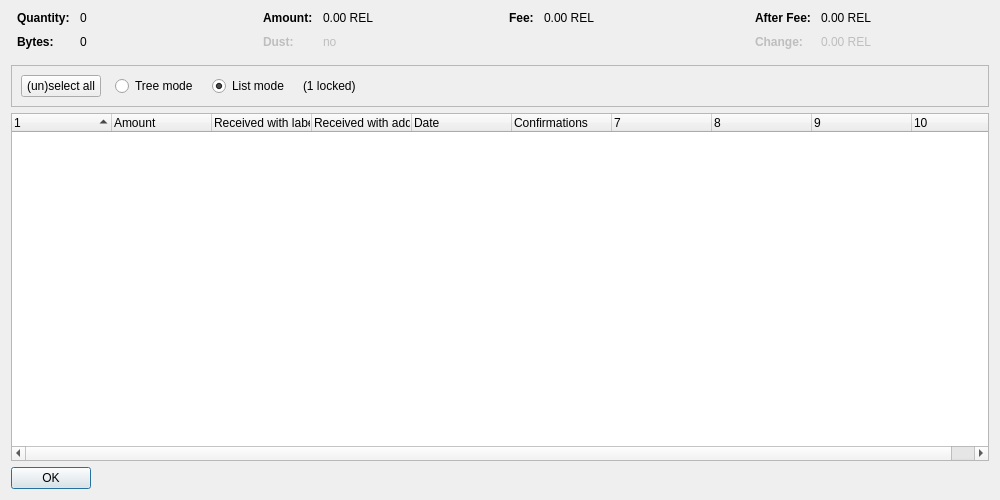
<?xml version="1.0" encoding="UTF-8"?>
<ui version="4.0">
 <class>CoinControlDialog</class>
 <widget class="QDialog" name="CoinControlDialog">
  <property name="geometry">
   <rect>
    <x>0</x>
    <y>0</y>
    <width>1000</width>
    <height>500</height>
   </rect>
  </property>
  <property name="windowTitle">
   <string>Coin Selection</string>
  </property>
  <layout class="QVBoxLayout" name="verticalLayout">
   <item>
    <layout class="QHBoxLayout" name="horizontalLayoutTop" stretch="0,0,0,0">
     <property name="topMargin">
      <number>0</number>
     </property>
     <property name="bottomMargin">
      <number>10</number>
     </property>
     <item>
      <layout class="QFormLayout" name="formLayoutCoinControl1">
       <property name="horizontalSpacing">
        <number>10</number>
       </property>
       <property name="verticalSpacing">
        <number>10</number>
       </property>
       <property name="leftMargin">
        <number>6</number>
       </property>
       <property name="rightMargin">
        <number>6</number>
       </property>
       <item row="0" column="0">
        <widget class="QLabel" name="labelCoinControlQuantityText">
         <property name="font">
          <font>
           <weight>75</weight>
           <bold>true</bold>
          </font>
         </property>
         <property name="text">
          <string>Quantity:</string>
         </property>
        </widget>
       </item>
       <item row="0" column="1">
        <widget class="QLabel" name="labelCoinControlQuantity">
         <property name="cursor">
          <cursorShape>IBeamCursor</cursorShape>
         </property>
         <property name="contextMenuPolicy">
          <enum>Qt::ActionsContextMenu</enum>
         </property>
         <property name="text">
          <string notr="true">0</string>
         </property>
         <property name="textInteractionFlags">
          <set>Qt::LinksAccessibleByMouse|Qt::TextSelectableByKeyboard|Qt::TextSelectableByMouse</set>
         </property>
        </widget>
       </item>
       <item row="1" column="0">
        <widget class="QLabel" name="labelCoinControlBytesText">
         <property name="font">
          <font>
           <weight>75</weight>
           <bold>true</bold>
          </font>
         </property>
         <property name="text">
          <string>Bytes:</string>
         </property>
        </widget>
       </item>
       <item row="1" column="1">
        <widget class="QLabel" name="labelCoinControlBytes">
         <property name="cursor">
          <cursorShape>IBeamCursor</cursorShape>
         </property>
         <property name="contextMenuPolicy">
          <enum>Qt::ActionsContextMenu</enum>
         </property>
         <property name="text">
          <string notr="true">0</string>
         </property>
         <property name="textInteractionFlags">
          <set>Qt::LinksAccessibleByMouse|Qt::TextSelectableByKeyboard|Qt::TextSelectableByMouse</set>
         </property>
        </widget>
       </item>
      </layout>
     </item>
     <item>
      <layout class="QFormLayout" name="formLayoutCoinControl2">
       <property name="horizontalSpacing">
        <number>10</number>
       </property>
       <property name="verticalSpacing">
        <number>10</number>
       </property>
       <property name="leftMargin">
        <number>6</number>
       </property>
       <property name="rightMargin">
        <number>6</number>
       </property>
       <item row="0" column="0">
        <widget class="QLabel" name="labelCoinControlAmountText">
         <property name="font">
          <font>
           <weight>75</weight>
           <bold>true</bold>
          </font>
         </property>
         <property name="text">
          <string>Amount:</string>
         </property>
        </widget>
       </item>
       <item row="0" column="1">
        <widget class="QLabel" name="labelCoinControlAmount">
         <property name="cursor">
          <cursorShape>IBeamCursor</cursorShape>
         </property>
         <property name="contextMenuPolicy">
          <enum>Qt::ActionsContextMenu</enum>
         </property>
         <property name="text">
          <string notr="true">0.00 REL</string>
         </property>
         <property name="textInteractionFlags">
          <set>Qt::LinksAccessibleByMouse|Qt::TextSelectableByKeyboard|Qt::TextSelectableByMouse</set>
         </property>
        </widget>
       </item>
       <item row="1" column="0">
        <widget class="QLabel" name="labelCoinControlLowOutputText">
         <property name="enabled">
          <bool>false</bool>
         </property>
         <property name="font">
          <font>
           <weight>75</weight>
           <bold>true</bold>
          </font>
         </property>
         <property name="text">
          <string>Dust:</string>
         </property>
        </widget>
       </item>
       <item row="1" column="1">
        <widget class="QLabel" name="labelCoinControlLowOutput">
         <property name="enabled">
          <bool>false</bool>
         </property>
         <property name="cursor">
          <cursorShape>IBeamCursor</cursorShape>
         </property>
         <property name="contextMenuPolicy">
          <enum>Qt::ActionsContextMenu</enum>
         </property>
         <property name="text">
          <string notr="true">no</string>
         </property>
         <property name="textInteractionFlags">
          <set>Qt::LinksAccessibleByMouse|Qt::TextSelectableByKeyboard|Qt::TextSelectableByMouse</set>
         </property>
        </widget>
       </item>
      </layout>
     </item>
     <item>
      <layout class="QFormLayout" name="formLayoutCoinControl3">
       <property name="horizontalSpacing">
        <number>10</number>
       </property>
       <property name="verticalSpacing">
        <number>10</number>
       </property>
       <property name="leftMargin">
        <number>6</number>
       </property>
       <property name="rightMargin">
        <number>6</number>
       </property>
       <item row="0" column="0">
        <widget class="QLabel" name="labelCoinControlFeeText">
         <property name="font">
          <font>
           <weight>75</weight>
           <bold>true</bold>
          </font>
         </property>
         <property name="text">
          <string>Fee:</string>
         </property>
        </widget>
       </item>
       <item row="0" column="1">
        <widget class="QLabel" name="labelCoinControlFee">
         <property name="cursor">
          <cursorShape>IBeamCursor</cursorShape>
         </property>
         <property name="contextMenuPolicy">
          <enum>Qt::ActionsContextMenu</enum>
         </property>
         <property name="text">
          <string notr="true">0.00 REL</string>
         </property>
         <property name="textInteractionFlags">
          <set>Qt::LinksAccessibleByMouse|Qt::TextSelectableByKeyboard|Qt::TextSelectableByMouse</set>
         </property>
        </widget>
       </item>
      </layout>
     </item>
     <item>
      <layout class="QFormLayout" name="formLayoutCoinControl4">
       <property name="horizontalSpacing">
        <number>10</number>
       </property>
       <property name="verticalSpacing">
        <number>10</number>
       </property>
       <property name="leftMargin">
        <number>6</number>
       </property>
       <property name="rightMargin">
        <number>6</number>
       </property>
       <item row="0" column="0">
        <widget class="QLabel" name="labelCoinControlAfterFeeText">
         <property name="font">
          <font>
           <weight>75</weight>
           <bold>true</bold>
          </font>
         </property>
         <property name="text">
          <string>After Fee:</string>
         </property>
        </widget>
       </item>
       <item row="0" column="1">
        <widget class="QLabel" name="labelCoinControlAfterFee">
         <property name="cursor">
          <cursorShape>IBeamCursor</cursorShape>
         </property>
         <property name="contextMenuPolicy">
          <enum>Qt::ActionsContextMenu</enum>
         </property>
         <property name="text">
          <string notr="true">0.00 REL</string>
         </property>
         <property name="textInteractionFlags">
          <set>Qt::LinksAccessibleByMouse|Qt::TextSelectableByKeyboard|Qt::TextSelectableByMouse</set>
         </property>
        </widget>
       </item>
       <item row="1" column="0">
        <widget class="QLabel" name="labelCoinControlChangeText">
         <property name="enabled">
          <bool>false</bool>
         </property>
         <property name="font">
          <font>
           <weight>75</weight>
           <bold>true</bold>
          </font>
         </property>
         <property name="text">
          <string>Change:</string>
         </property>
        </widget>
       </item>
       <item row="1" column="1">
        <widget class="QLabel" name="labelCoinControlChange">
         <property name="enabled">
          <bool>false</bool>
         </property>
         <property name="cursor">
          <cursorShape>IBeamCursor</cursorShape>
         </property>
         <property name="contextMenuPolicy">
          <enum>Qt::ActionsContextMenu</enum>
         </property>
         <property name="text">
          <string notr="true">0.00 REL</string>
         </property>
         <property name="textInteractionFlags">
          <set>Qt::LinksAccessibleByMouse|Qt::TextSelectableByKeyboard|Qt::TextSelectableByMouse</set>
         </property>
        </widget>
       </item>
      </layout>
     </item>
    </layout>
   </item>
   <item>
    <widget class="QFrame" name="frame">
     <property name="minimumSize">
      <size>
       <width>0</width>
       <height>40</height>
      </size>
     </property>
     <property name="frameShape">
      <enum>QFrame::StyledPanel</enum>
     </property>
     <property name="frameShadow">
      <enum>QFrame::Sunken</enum>
     </property>
     <layout class="QHBoxLayout" name="horizontalLayout">
      <item>
       <layout class="QHBoxLayout" name="horizontalLayoutPanel" stretch="0,0,0,0,0">
        <property name="spacing">
         <number>14</number>
        </property>
        <item>
         <widget class="QPushButton" name="pushButtonSelectAll">
          <property name="sizePolicy">
           <sizepolicy hsizetype="Maximum" vsizetype="Fixed">
            <horstretch>0</horstretch>
            <verstretch>0</verstretch>
           </sizepolicy>
          </property>
          <property name="text">
           <string>(un)select all</string>
          </property>
          <property name="autoDefault">
           <bool>false</bool>
          </property>
         </widget>
        </item>
        <item>
         <widget class="QRadioButton" name="radioTreeMode">
          <property name="sizePolicy">
           <sizepolicy hsizetype="Maximum" vsizetype="Fixed">
            <horstretch>0</horstretch>
            <verstretch>0</verstretch>
           </sizepolicy>
          </property>
          <property name="text">
           <string>Tree mode</string>
          </property>
         </widget>
        </item>
        <item>
         <widget class="QRadioButton" name="radioListMode">
          <property name="sizePolicy">
           <sizepolicy hsizetype="Maximum" vsizetype="Fixed">
            <horstretch>0</horstretch>
            <verstretch>0</verstretch>
           </sizepolicy>
          </property>
          <property name="text">
           <string>List mode</string>
          </property>
          <property name="checked">
           <bool>true</bool>
          </property>
         </widget>
        </item>
        <item>
         <widget class="QLabel" name="labelLocked">
          <property name="text">
           <string notr="true">(1 locked)</string>
          </property>
         </widget>
        </item>
        <item>
         <spacer name="horizontalSpacer">
          <property name="orientation">
           <enum>Qt::Horizontal</enum>
          </property>
          <property name="sizeHint" stdset="0">
           <size>
            <width>40</width>
            <height>20</height>
           </size>
          </property>
         </spacer>
        </item>
       </layout>
      </item>
     </layout>
    </widget>
   </item>
   <item>
    <widget class="CoinControlTreeWidget" name="treeWidget">
     <property name="contextMenuPolicy">
      <enum>Qt::CustomContextMenu</enum>
     </property>
     <property name="sortingEnabled">
      <bool>false</bool>
     </property>
     <property name="columnCount">
      <number>10</number>
     </property>
     <attribute name="headerShowSortIndicator" stdset="0">
      <bool>true</bool>
     </attribute>
     <attribute name="headerStretchLastSection">
      <bool>false</bool>
     </attribute>
     <column>
      <property name="text">
       <string/>
      </property>
     </column>
     <column>
      <property name="text">
       <string>Amount</string>
      </property>
     </column>
     <column>
      <property name="text">
       <string>Received with label</string>
      </property>
     </column>
     <column>
      <property name="text">
       <string>Received with address</string>
      </property>
     </column>
     <column>
      <property name="text">
       <string>Date</string>
      </property>
     </column>
     <column>
      <property name="text">
       <string>Confirmations</string>
      </property>
      <property name="toolTip">
       <string>Confirmed</string>
      </property>
     </column>
     <column>
      <property name="text">
       <string/>
      </property>
     </column>
     <column>
      <property name="text">
       <string/>
      </property>
     </column>
     <column>
      <property name="text">
       <string/>
      </property>
     </column>
     <column>
      <property name="text">
       <string/>
      </property>
     </column>
    </widget>
   </item>
   <item>
    <widget class="QDialogButtonBox" name="buttonBox">
     <property name="sizePolicy">
      <sizepolicy hsizetype="Maximum" vsizetype="Fixed">
       <horstretch>0</horstretch>
       <verstretch>0</verstretch>
      </sizepolicy>
     </property>
     <property name="orientation">
      <enum>Qt::Horizontal</enum>
     </property>
     <property name="standardButtons">
      <set>QDialogButtonBox::Ok</set>
     </property>
    </widget>
   </item>
  </layout>
 </widget>
 <customwidgets>
  <customwidget>
   <class>CoinControlTreeWidget</class>
   <extends>QTreeWidget</extends>
   <header>coincontroltreewidget.h</header>
  </customwidget>
 </customwidgets>
 <resources/>
 <connections/>
</ui>
